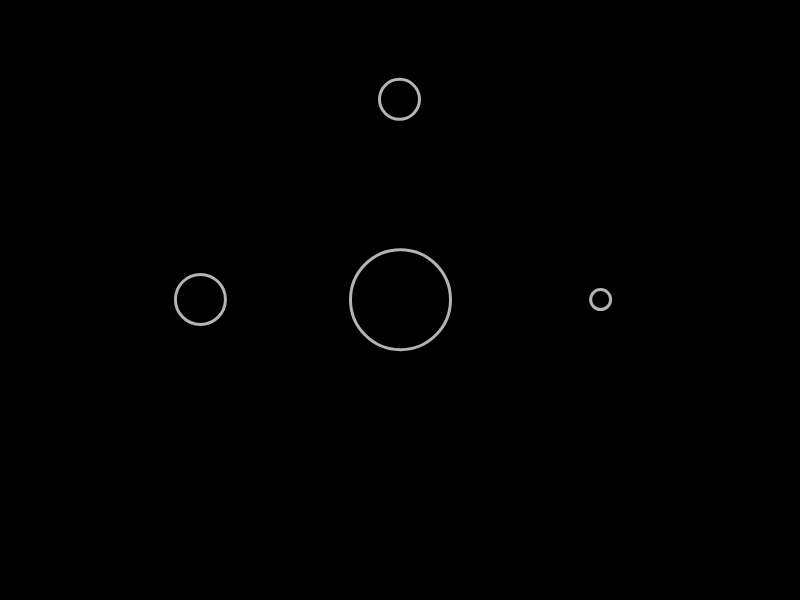
Frame 1 (no input)
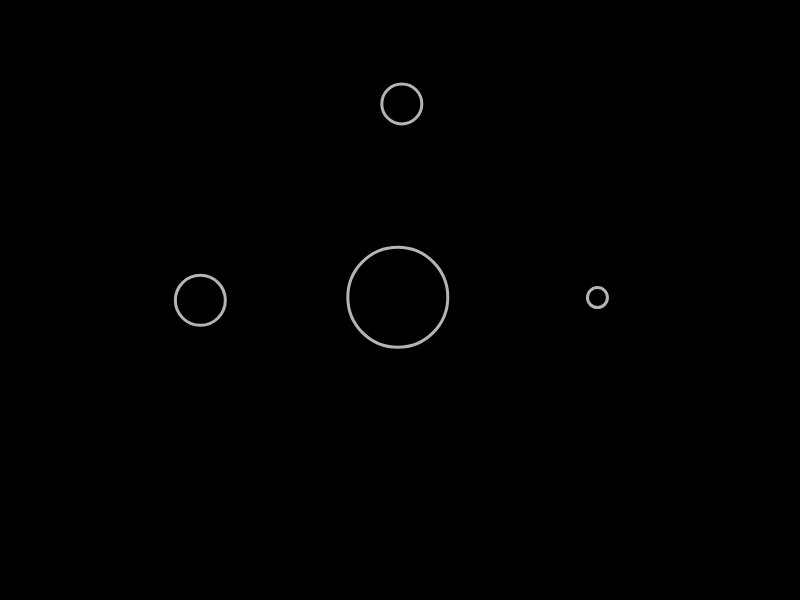
Frame 60 (no input)
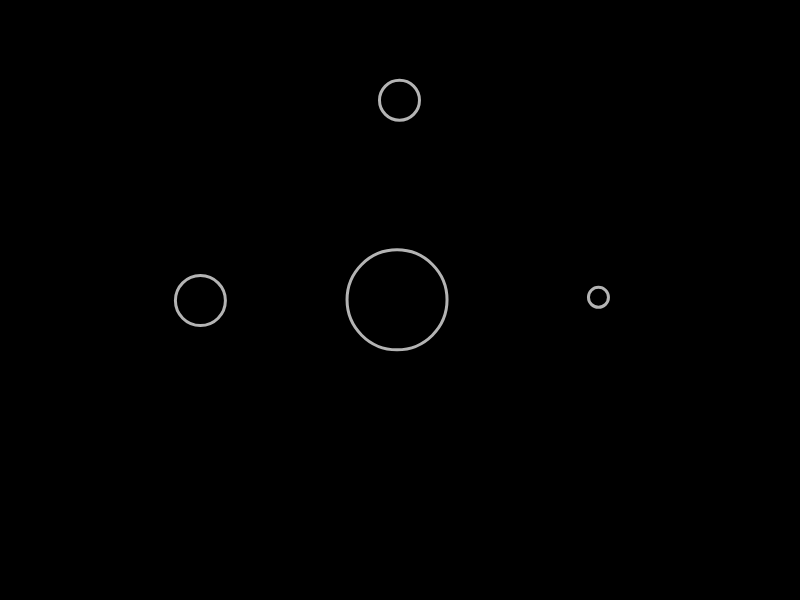
Frame 120 (the mouse pressed at the canvas centre since frame 60)

The p5.js sketch that drew these frames (run headless with seeded random() and noise() and a simulated clock; from frame 60 on, the mouse is pressed at the canvas centre):

// p5.js sketch
// ── sketch.js
// BUBBLE - Classes & Objects

// Declare Global Variables
let bubble, bubble2, bubble3, bubble4;

// SETUP FUNCTION - Runs once at beginning of program
function setup() {
	createCanvas(800, 600);

	// Initialize Global Variables
	bubble = new Bubble(200, 300, 25);
	bubble2 = new Bubble(400, 300, 50);
	bubble3 = new Bubble(600, 300, 10);
	bubble4 = new Bubble(400, 100, 20);
}

// DRAW FUNCTION - Loops @ 60FPS by default
function draw() {
	// LOGIC
	bubble.move();
	bubble2.move();
	bubble3.move();
	bubble4.move();

	// DRAW
	background(0);
	bubble.show();
	bubble2.show();
	bubble3.show();
	bubble4.show();
	
}

// ── bubble.js
// CODE FOR A BUBBLE OBJECT

//Bubble Class - Factory or Blueprint to build Bubble Object
class Bubble {
	// Properties (State)
	constructor(x, y, r) {
		// Runs once when a Bubble object is created
		this.x = x;
		this.y = y;
		this.r = r;
	}

	// Methods (Behviour)
	move () {
		// Move Bubble Randomly
		this.x += random(-1, 1);
		this.y += random(-1, 1);
	}

	show () {
		// Draw Bubble
		noFill();
		stroke(255, 180);
		strokeWeight(3);
		ellipse(this.x, this.y, 2 * this.r);
	}

}
